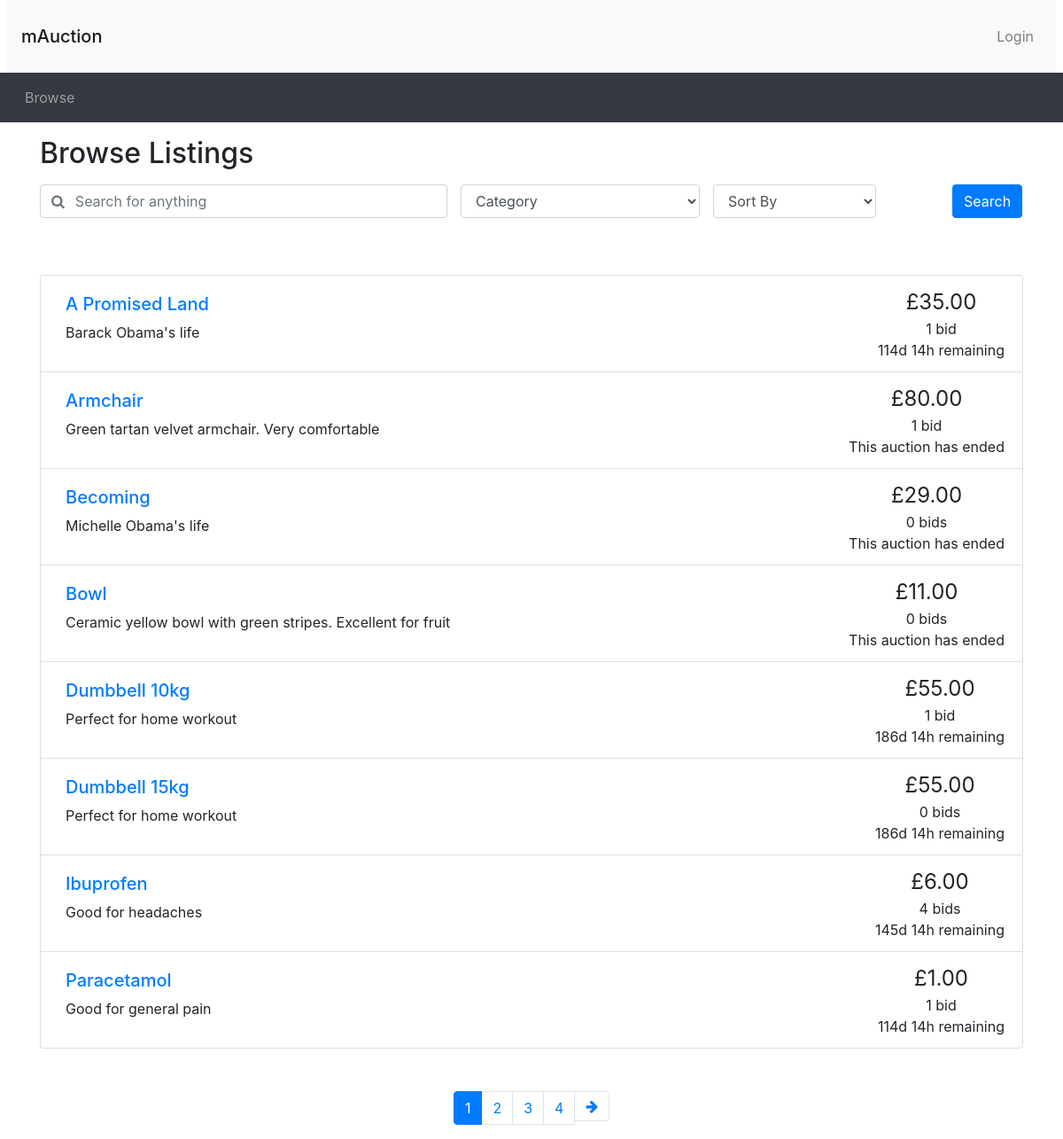
Screenshot of /browse.php with the database file from the repository.
### tables this page shows
CREATE TABLE Auction (
saleItemID INT NOT NULL AUTO_INCREMENT,
itemName VARCHAR(200) NOT NULL,
userName VARCHAR(45) NOT NULL, 
category VARCHAR(100) NOT NULL,
startPrice DECIMAL NOT NULL,
description VARCHAR(300) NOT NULL, 
reservePrice DECIMAL NULL, 
endDate DATETIME NOT NULL, 
delivery VARCHAR(20) NOT NULL, 
itemCondition VARCHAR(30) NOT NULL, 
PRIMARY KEY (saleItemID));

### utilities.php (the view)
<?php
function display_time_remaining($interval)
{
  if ($interval->days == 0 && $interval->h == 0) {
    $time_remaining = $interval->format('%im %Ss');
  } else if ($interval->days == 0) {
    $time_remaining = $interval->format('%hh %im');
  } else {
    $time_remaining = $interval->format('%ad %hh');
  }
  return $time_remaining;
}
function print_listing_li($item_id, $title, $desc, $price, $num_bids, $endDate)
{
  if (strlen($desc) > 250) {
    $desc_shortened = substr($desc, 0, 250) . '...';
  } else {
    $desc_shortened = $desc;
  }
  if ($num_bids == 1) {
    $bid = ' bid';
  } else {
    $bid = ' bids';
  }
  $end_time = new DateTime($endDate);
  $now = new DateTime("now");
  if ($now > $end_time) {
    $time_remaining = 'This auction has ended';
  } else {
    $time_to_end = date_diff($now, $end_time);
    $time_remaining = display_time_remaining($time_to_end) . ' remaining';
  }
  echo ('
    <li class="list-group-item d-flex justify-content-between">
    <div class="p-2 mr-5"><h5><a href="listing.php?item_id=' . $item_id . '">' . $title . '</a></h5>' . $desc_shortened . '</div>
    <div class="text-center text-nowrap"><span style="font-size: 1.5em">£' . number_format($price, 2) . '</span><br/>' . $num_bids . $bid . '<br/>' . $time_remaining . '</div>
  </li>');
}
?>

### header.php (shortened to what this page needs)
<!doctype html>
<html lang="en">
<head>
  <link rel="stylesheet" href="css/bootstrap.min.css">
  <link rel="stylesheet" href="https://cdnjs.cloudflare.com/ajax/libs/font-awesome/4.7.0/css/font-awesome.min.css">
  <link rel="stylesheet" href="css/custom.css">
</head>
<body>
<nav class="navbar navbar-expand-lg navbar-light bg-light mx-2">
  <h3 class="my-3"><a class="navbar-brand" href="browse.php">mAuction</a></h3>
  <ul class="navbar-nav ml-auto">
    <li class="nav-item">
<?php
if (isset($_SESSION['logged_in']) && $_SESSION['logged_in'] == true) {
    echo '<a class="nav-link" href="logout.php">Logout</a>';
}
else {
  echo '<button type="button" class="btn nav-link" data-toggle="modal" data-target="#loginModal">Login</button>';
}
?>
    </li>
  </ul>
</nav>
<nav class="navbar navbar-expand-lg navbar-dark bg-dark">
  <ul class="navbar-nav align-middle">
	<li class="nav-item mx-1">
      <a class="nav-link" href="browse.php">Browse</a>
    </li>
  </ul>
</nav>

### browse.php (shortened to what this page needs)
<?php
include 'connection.php';
?>
<?php include ("header.php") ?>
<?php require("utilities.php") ?>
<div class="container">
  <h2 class="my-3">Browse Listings</h2>
  <div id="searchSpecs">
    <form method="get">
      <div class="row">
        <div class="col-md-5 pr-0">
          <div class="form-group">
            <div class="input-group">
              <div class="input-group-prepend">
                <span class="input-group-text bg-transparent pr-0 text-muted">
                  <i class="fa fa-search"></i>
                </span>
              </div>
              <input type="text" class="form-control border-left-0" id="keyword" name="keyword" placeholder="Search for anything">
            </div>
          </div>
        </div>
        <div class="col-md-3 pr-0">
          <div class="form-group">
            <select class="form-control" id="cat" name="cat">
              <option selected value="none">Category</option>
            </select>
          </div>
        </div>
        <div class="col-md-3 pr-0">
          <div class="form-inline">
            <select class="form-control" id="order_by" name="order_by">
              <option selected value="none">Sort By</option>
            </select>
          </div>
        </div>
        <div class="col-md-1 px-0">
          <button type="submit" name="search" class="btn btn-primary">Search</button>
        </div>
      </div>
    </form>
  </div>
</div>
<div class="container mt-5">
  <ul class="list-group">
    <?php
    if (!isset($_GET['search'])) {
      $query = "SELECT Auction.saleItemID, Auction.startPrice, Auction.itemName, Auction.description, Auction.endDate, MAX(bidAmount) as maxBid, COUNT(bidID) as countBid FROM Auction LEFT JOIN Bid ON Auction.saleItemID = Bid.saleItemID GROUP BY Auction.saleItemID ORDER BY itemName ASC";
      $result = mysqli_query($connection, $query) or die('Error making select users query' . mysqli_error());
      $queryres = mysqli_num_rows($result);
      while ($row = mysqli_fetch_assoc($result)) {
        $item_id = $row['saleItemID'];
        $title = $row['itemName'];
        $description = $row['description'];
        $end_date = $row['endDate'];
        if ($row['maxBid'] == null) {
          $current_price = $row['startPrice'];
          $num_bids = 0;
        } else {
          $current_price = $row['maxBid'];
          $num_bids = $row['countBid'];
        }
        print_listing_li($item_id, $title, $description, $current_price, $num_bids, $end_date);
      }
    }
    if (!isset($_GET['page'])) {
      $curr_page = 1;
    } else {
      $curr_page = $_GET['page'];
    }
    $num_results = $queryres;
    $results_per_page = 2;
    $max_page = ceil($num_results / $results_per_page);
    ?>
  </ul>
  <nav aria-label="Search results pages" class="mt-5">
    <ul class="pagination justify-content-center">
      <?php
      $querystring = "";
      $high_page_boost = max(3 - $curr_page, 0);
      $low_page_boost = max(2 - ($max_page - $curr_page), 0);
      $low_page = max(1, $curr_page - 2 - $low_page_boost);
      $high_page = min($max_page, $curr_page + 2 + $high_page_boost);
      for ($i = $low_page; $i <= $high_page; $i++) {
        if ($i == $curr_page) {
          echo ('
    <li class="page-item active">');
        } else {
          echo ('
    <li class="page-item">');
        }
        echo ('
      <a class="page-link" href="browse.php?' . $querystring . 'page=' . $i . '">' . $i . '</a>
    </li>');
      }
      if ($curr_page != $max_page) {
        echo ('
    <li class="page-item">
      <a class="page-link" href="browse.php?' . $querystring . 'page=' . ($curr_page + 1) . '" aria-label="Next">
        <span aria-hidden="true"><i class="fa fa-arrow-right"></i></span>
        <span class="sr-only">Next</span>
      </a>
    </li>');
      }
      ?>
    </ul>
  </nav>
</div>
<?php include_once("footer.php") ?>

### footer.php (shortened to what this page needs)
</body>
</html>

### rows the page displays
auction: itemName "A Promised Land", description "Barack Obama's life", price "35.00", num_bids "1", bid "bid", endDate "114d 14h remaining"
auction: itemName "Armchair", description "Green tartan velvet armchair. Very comfortable", price "80.00", num_bids "1", bid "bid", endDate "This auction has ended"
auction: itemName "Becoming", description "Michelle Obama's life", startPrice "29.00", num_bids "0", bid "bids", endDate "This auction has ended"
auction: itemName "Bowl", description "Ceramic yellow bowl with green stripes. Excellent for fruit", startPrice "11.00", num_bids "0", bid "bids", endDate "This auction has ended"
auction: itemName "Dumbbell 10kg", description "Perfect for home workout", price "55.00", num_bids "1", bid "bid", endDate "186d 14h remaining"
auction: itemName "Dumbbell 15kg", description "Perfect for home workout", startPrice "55.00", num_bids "0", bid "bids", endDate "186d 14h remaining"
auction: itemName "Ibuprofen", description "Good for headaches", price "6.00", num_bids "4", bid "bids", endDate "145d 14h remaining"
auction: itemName "Paracetamol", description "Good for general pain", price "1.00", num_bids "1", bid "bid", endDate "114d 14h remaining"
